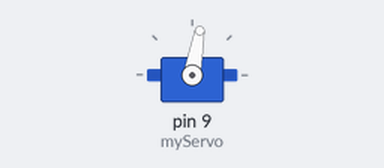
The sketch below on a simulated Arduino Uno, built with avr-gcc and run on an emulated ATmega328P. Parts: servo.

Above: at 0.05 s.
At 3.0 s:
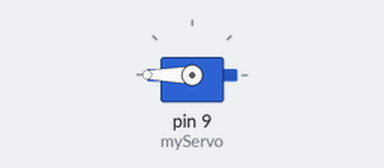
Timing chart, 0 to 6.9 s (numbered marks = the images above):
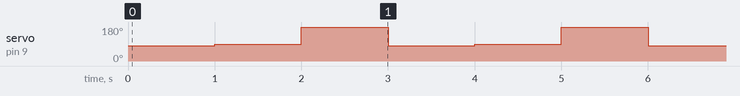

Measured:
- by itself, servo on pin 9 (myServo): repeats every 3.0 s: 180° 1.0 s, 80° 1.0 s, 90° 1.0 s

The sketch:

1servo.ino
```cpp
#include <Servo.h>

Servo myServo;  // Create a servo object to control the motor

void setup() {
  myServo.attach(9);  // Attach the servo signal wire to digital pin 9
}

void loop() {
  // Move to 80 degrees
  myServo.write(80);
  delay(1000);  // Wait 1 second for the servo to reach the position

  // Move to 90 degrees
  myServo.write(90);
  delay(1000);  // Wait 1 second

  // Move to 180 degrees
  myServo.write(180);
  delay(1000);  // Wait 1 second
}
```
